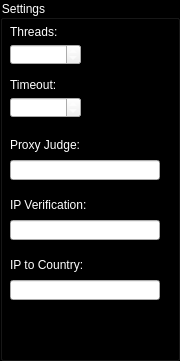
     <widget class="QGroupBox" name="groupBox_2">
      <property name="geometry">
       <rect>
        <x>37</x>
        <y>30</y>
        <width>180</width>
        <height>361</height>
       </rect>
      </property>
      <property name="palette">
       <palette>
        <active>
         <colorrole role="WindowText">
          <brush brushstyle="SolidPattern">
           <color alpha="255">
            <red>255</red>
            <green>255</green>
            <blue>255</blue>
           </color>
          </brush>
         </colorrole>
         <colorrole role="Button">
          <brush brushstyle="SolidPattern">
           <color alpha="255">
            <red>0</red>
            <green>0</green>
            <blue>0</blue>
           </color>
          </brush>
         </colorrole>
         <colorrole role="Light">
          <brush brushstyle="SolidPattern">
           <color alpha="255">
            <red>255</red>
            <green>255</green>
            <blue>255</blue>
           </color>
          </brush>
         </colorrole>
         <colorrole role="Midlight">
          <brush brushstyle="SolidPattern">
           <color alpha="255">
            <red>255</red>
            <green>255</green>
            <blue>255</blue>
           </color>
          </brush>
         </colorrole>
         <colorrole role="Dark">
          <brush brushstyle="SolidPattern">
           <color alpha="255">
            <red>127</red>
            <green>127</green>
            <blue>127</blue>
           </color>
          </brush>
         </colorrole>
         <colorrole role="Mid">
          <brush brushstyle="SolidPattern">
           <color alpha="255">
            <red>170</red>
            <green>170</green>
            <blue>170</blue>
           </color>
          </brush>
         </colorrole>
         <colorrole role="Text">
          <brush brushstyle="SolidPattern">
           <color alpha="255">
            <red>255</red>
            <green>255</green>
            <blue>255</blue>
           </color>
          </brush>
         </colorrole>
         <colorrole role="BrightText">
          <brush brushstyle="SolidPattern">
           <color alpha="255">
            <red>255</red>
            <green>255</green>
            <blue>255</blue>
           </color>
          </brush>
         </colorrole>
         <colorrole role="ButtonText">
          <brush brushstyle="SolidPattern">
           <color alpha="255">
            <red>255</red>
            <green>255</green>
            <blue>255</blue>
           </color>
          </brush>
         </colorrole>
         <colorrole role="Base">
          <brush brushstyle="SolidPattern">
           <color alpha="255">
            <red>0</red>
            <green>0</green>
            <blue>0</blue>
           </color>
          </brush>
         </colorrole>
         <colorrole role="Window">
          <brush brushstyle="SolidPattern">
           <color alpha="255">
            <red>0</red>
            <green>0</green>
            <blue>0</blue>
           </color>
          </brush>
         </colorrole>
         <colorrole role="Shadow">
          <brush brushstyle="SolidPattern">
           <color alpha="255">
            <red>0</red>
            <green>0</green>
            <blue>0</blue>
           </color>
          </brush>
         </colorrole>
         <colorrole role="AlternateBase">
          <brush brushstyle="SolidPattern">
           <color alpha="255">
            <red>255</red>
            <green>255</green>
            <blue>255</blue>
           </color>
          </brush>
         </colorrole>
         <colorrole role="ToolTipBase">
          <brush brushstyle="SolidPattern">
           <color alpha="255">
            <red>255</red>
            <green>255</green>
            <blue>220</blue>
           </color>
          </brush>
         </colorrole>
         <colorrole role="ToolTipText">
          <brush brushstyle="SolidPattern">
           <color alpha="255">
            <red>0</red>
            <green>0</green>
            <blue>0</blue>
           </color>
          </brush>
         </colorrole>
        </active>
        <inactive>
         <colorrole role="WindowText">
          <brush brushstyle="SolidPattern">
           <color alpha="255">
            <red>255</red>
            <green>255</green>
            <blue>255</blue>
           </color>
          </brush>
         </colorrole>
         <colorrole role="Button">
          <brush brushstyle="SolidPattern">
           <color alpha="255">
            <red>0</red>
            <green>0</green>
            <blue>0</blue>
           </color>
          </brush>
         </colorrole>
         <colorrole role="Light">
          <brush brushstyle="SolidPattern">
           <color alpha="255">
            <red>255</red>
            <green>255</green>
            <blue>255</blue>
           </color>
          </brush>
         </colorrole>
         <colorrole role="Midlight">
          <brush brushstyle="SolidPattern">
           <color alpha="255">
            <red>255</red>
            <green>255</green>
            <blue>255</blue>
           </color>
          </brush>
         </colorrole>
         <colorrole role="Dark">
          <brush brushstyle="SolidPattern">
           <color alpha="255">
            <red>127</red>
            <green>127</green>
            <blue>127</blue>
           </color>
          </brush>
         </colorrole>
         <colorrole role="Mid">
          <brush brushstyle="SolidPattern">
           <color alpha="255">
            <red>170</red>
            <green>170</green>
            <blue>170</blue>
           </color>
          </brush>
         </colorrole>
         <colorrole role="Text">
          <brush brushstyle="SolidPattern">
           <color alpha="255">
            <red>255</red>
            <green>255</green>
            <blue>255</blue>
           </color>
          </brush>
         </colorrole>
         <colorrole role="BrightText">
          <brush brushstyle="SolidPattern">
           <color alpha="255">
            <red>255</red>
            <green>255</green>
            <blue>255</blue>
           </color>
          </brush>
         </colorrole>
         <colorrole role="ButtonText">
          <brush brushstyle="SolidPattern">
           <color alpha="255">
            <red>255</red>
            <green>255</green>
            <blue>255</blue>
           </color>
          </brush>
         </colorrole>
         <colorrole role="Base">
          <brush brushstyle="SolidPattern">
           <color alpha="255">
            <red>0</red>
            <green>0</green>
            <blue>0</blue>
           </color>
          </brush>
         </colorrole>
         <colorrole role="Window">
          <brush brushstyle="SolidPattern">
           <color alpha="255">
            <red>0</red>
            <green>0</green>
            <blue>0</blue>
           </color>
          </brush>
         </colorrole>
         <colorrole role="Shadow">
          <brush brushstyle="SolidPattern">
           <color alpha="255">
            <red>0</red>
            <green>0</green>
            <blue>0</blue>
           </color>
          </brush>
         </colorrole>
         <colorrole role="AlternateBase">
          <brush brushstyle="SolidPattern">
           <color alpha="255">
            <red>255</red>
            <green>255</green>
            <blue>255</blue>
           </color>
          </brush>
         </colorrole>
         <colorrole role="ToolTipBase">
          <brush brushstyle="SolidPattern">
           <color alpha="255">
            <red>255</red>
            <green>255</green>
            <blue>220</blue>
           </color>
          </brush>
         </colorrole>
         <colorrole role="ToolTipText">
          <brush brushstyle="SolidPattern">
           <color alpha="255">
            <red>0</red>
            <green>0</green>
            <blue>0</blue>
           </color>
          </brush>
         </colorrole>
        </inactive>
        <disabled>
         <colorrole role="WindowText">
          <brush brushstyle="SolidPattern">
           <color alpha="255">
            <red>255</red>
            <green>255</green>
            <blue>255</blue>
           </color>
          </brush>
         </colorrole>
         <colorrole role="Button">
          <brush brushstyle="SolidPattern">
           <color alpha="255">
            <red>0</red>
            <green>0</green>
            <blue>0</blue>
           </color>
          </brush>
         </colorrole>
         <colorrole role="Light">
          <brush brushstyle="SolidPattern">
           <color alpha="255">
            <red>255</red>
            <green>255</green>
            <blue>255</blue>
           </color>
          </brush>
         </colorrole>
         <colorrole role="Midlight">
          <brush brushstyle="SolidPattern">
           <color alpha="255">
            <red>255</red>
            <green>255</green>
            <blue>255</blue>
           </color>
          </brush>
         </colorrole>
         <colorrole role="Dark">
          <brush brushstyle="SolidPattern">
           <color alpha="255">
            <red>127</red>
            <green>127</green>
            <blue>127</blue>
           </color>
          </brush>
         </colorrole>
         <colorrole role="Mid">
          <brush brushstyle="SolidPattern">
           <color alpha="255">
            <red>170</red>
            <green>170</green>
            <blue>170</blue>
           </color>
          </brush>
         </colorrole>
         <colorrole role="Text">
          <brush brushstyle="SolidPattern">
           <color alpha="255">
            <red>255</red>
            <green>255</green>
            <blue>255</blue>
           </color>
          </brush>
         </colorrole>
         <colorrole role="BrightText">
          <brush brushstyle="SolidPattern">
           <color alpha="255">
            <red>255</red>
            <green>255</green>
            <blue>255</blue>
           </color>
          </brush>
         </colorrole>
         <colorrole role="ButtonText">
          <brush brushstyle="SolidPattern">
           <color alpha="255">
            <red>255</red>
            <green>255</green>
            <blue>255</blue>
           </color>
          </brush>
         </colorrole>
         <colorrole role="Base">
          <brush brushstyle="SolidPattern">
           <color alpha="255">
            <red>0</red>
            <green>0</green>
            <blue>0</blue>
           </color>
          </brush>
         </colorrole>
         <colorrole role="Window">
          <brush brushstyle="SolidPattern">
           <color alpha="255">
            <red>0</red>
            <green>0</green>
            <blue>0</blue>
           </color>
          </brush>
         </colorrole>
         <colorrole role="Shadow">
          <brush brushstyle="SolidPattern">
           <color alpha="255">
            <red>0</red>
            <green>0</green>
            <blue>0</blue>
           </color>
          </brush>
         </colorrole>
         <colorrole role="AlternateBase">
          <brush brushstyle="SolidPattern">
           <color alpha="255">
            <red>255</red>
            <green>255</green>
            <blue>255</blue>
           </color>
          </brush>
         </colorrole>
         <colorrole role="ToolTipBase">
          <brush brushstyle="SolidPattern">
           <color alpha="255">
            <red>255</red>
            <green>255</green>
            <blue>220</blue>
           </color>
          </brush>
         </colorrole>
         <colorrole role="ToolTipText">
          <brush brushstyle="SolidPattern">
           <color alpha="255">
            <red>0</red>
            <green>0</green>
            <blue>0</blue>
           </color>
          </brush>
         </colorrole>
        </disabled>
       </palette>
      </property>
      <property name="styleSheet">
       <string notr="true">color: rgb(255, 255, 255);
font: 10pt &quot;MS Shell Dlg 2&quot;;</string>
      </property>
      <property name="title">
       <string>Settings</string>
      </property>
      <widget class="QLabel" name="label_3">
       <property name="geometry">
        <rect>
         <x>10</x>
         <y>21</y>
         <width>100</width>
         <height>21</height>
        </rect>
       </property>
       <property name="text">
        <string>Threads:</string>
       </property>
      </widget>
      <widget class="QSpinBox" name="Threads">
       <property name="geometry">
        <rect>
         <x>10</x>
         <y>44</y>
         <width>71</width>
         <height>21</height>
        </rect>
       </property>
       <property name="minimum">
        <number>1</number>
       </property>
       <property name="maximum">
        <number>500</number>
       </property>
       <property name="singleStep">
        <number>10</number>
       </property>
       <property name="value">
        <number>10</number>
       </property>
      </widget>
      <widget class="QLabel" name="label_4">
       <property name="geometry">
        <rect>
         <x>10</x>
         <y>74</y>
         <width>100</width>
         <height>21</height>
        </rect>
       </property>
       <property name="text">
        <string>Timeout:</string>
       </property>
      </widget>
      <widget class="QLabel" name="label_5">
       <property name="geometry">
        <rect>
         <x>10</x>
         <y>130</y>
         <width>100</width>
         <height>30</height>
        </rect>
       </property>
       <property name="text">
        <string>Proxy Judge:</string>
       </property>
      </widget>
      <widget class="QLineEdit" name="Judge">
       <property name="geometry">
        <rect>
         <x>10</x>
         <y>160</y>
         <width>150</width>
         <height>20</height>
        </rect>
       </property>
       <property name="text">
        <string>http://azenv.net</string>
       </property>
      </widget>
      <widget class="QSpinBox" name="Timeout">
       <property name="geometry">
        <rect>
         <x>10</x>
         <y>97</y>
         <width>71</width>
         <height>21</height>
        </rect>
       </property>
       <property name="minimum">
        <number>1</number>
       </property>
       <property name="maximum">
        <number>60</number>
       </property>
       <property name="singleStep">
        <number>1</number>
       </property>
       <property name="value">
        <number>5</number>
       </property>
      </widget>
      <widget class="QLineEdit" name="ipverificationurl">
       <property name="geometry">
        <rect>
         <x>10</x>
         <y>220</y>
         <width>150</width>
         <height>20</height>
        </rect>
       </property>
       <property name="text">
        <string>http://api.ipify.org</string>
       </property>
      </widget>
      <widget class="QLabel" name="label_6">
       <property name="geometry">
        <rect>
         <x>10</x>
         <y>190</y>
         <width>100</width>
         <height>30</height>
        </rect>
       </property>
       <property name="text">
        <string>IP Verification:</string>
       </property>
      </widget>
      <widget class="QLineEdit" name="ip2countryurl">
       <property name="geometry">
        <rect>
         <x>10</x>
         <y>280</y>
         <width>150</width>
         <height>20</height>
        </rect>
       </property>
       <property name="text">
        <string>http://ip2c.org/</string>
       </property>
       <property name="readOnly">
        <bool>true</bool>
       </property>
       <property name="clearButtonEnabled">
        <bool>false</bool>
       </property>
      </widget>
      <widget class="QLabel" name="label_10">
       <property name="geometry">
        <rect>
         <x>10</x>
         <y>250</y>
         <width>100</width>
         <height>30</height>
        </rect>
       </property>
       <property name="text">
        <string>IP to Country:</string>
       </property>
      </widget>
     </widget>
